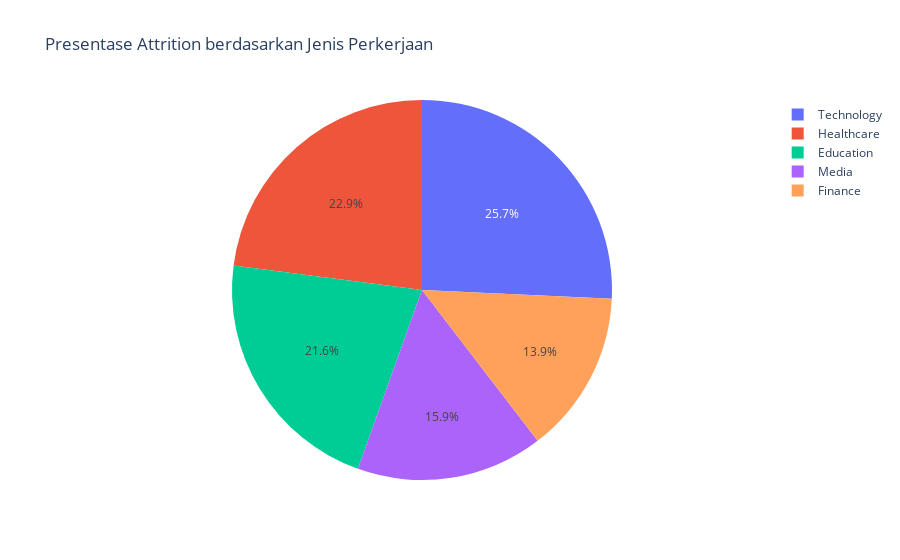

Write notebook code for a chart like this one.
### Code cell
pie_chart_att("Job Role","Presentase Attrition berdasarkan Jenis Perkerjaan")

### Figure 1 — Plotly figure (JSON) as saved in the notebook; plotly's stock layout.template omitted (floating-point values rounded to 4 significant figures)
{"data": [{"domain": {"x": [0, 1], "y": [0, 1]}, "hovertemplate": "Job Role=%{label}<br>Employee ID=%{value}<extra></extra>", "labels": ["Education", "Finance", "Healthcare", "Media", "Technology"], "legendgroup": "", "name": "", "showlegend": true, "type": "pie", "values": [7636, 4903, 8112, 5620, 9099]}], "layout": {"legend": {"tracegroupgap": 0}, "title": {"text": "Presentase Attrition berdasarkan Jenis Perkerjaan"}}}
